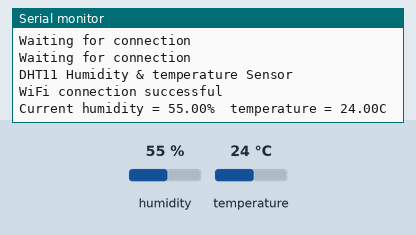
This sketch was run on a simulated ESP8266 (NodeMCU). Shown: the last lines printed to the serial monitor. The test bench sets the inputs (shaded band); at power-on: humidity 55 %, temperature 24 °C. WiFi joins after 1.5 s; servers stay silent unless stated.

Above: at 4.2 s.
4.3 s: humidity set to 22 %
At 8.7 s:
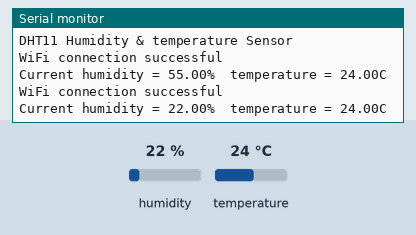
9.9 s: temperature set to 12 °C
At 13.4 s:
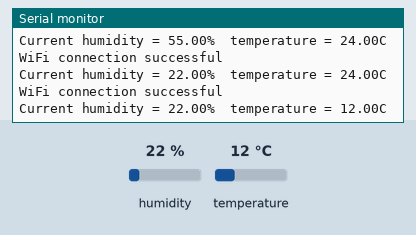
15.5 s: humidity set to 40 %
At 19.3 s:
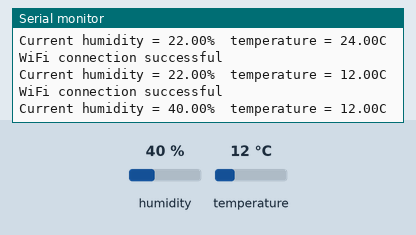
Timing chart, 0 to 20.8 s (numbered marks = the images above; inputs shaded):
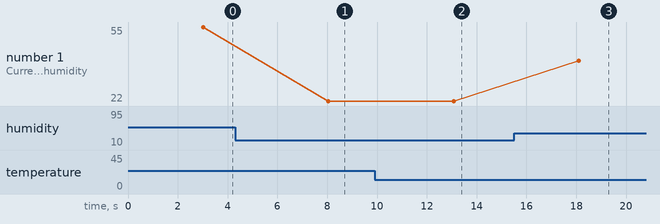

The sketch:

ESP8266_DHT11.ino
```cpp
#include <ESP8266WiFi.h>
#include <ESP8266HTTPClient.h>
#include "dht.h"
#define dht_apin 5 // GPIO 5 (D1)

dht DHT;

void setup(){
  Serial.begin(115200);
  WiFi.begin("WIFI_NAME", "WIFI_PASSWORD");   //WiFi connection
  while (WiFi.status() != WL_CONNECTED) {  //Wait for the WiFI connection completion
    delay(500);
    Serial.println("Waiting for connection");
  }
  delay(500);//Delay to let system boot
  Serial.println("DHT11 Humidity & temperature Sensor\n\n");
  delay(1000);//Wait before accessing Sensor

}

void loop(){
  if (WiFi.status() == WL_CONNECTED) { //Check WiFi connection status
    Serial.println("WiFi connection successful");
    // read from DHT11 if Wifi is connected
    DHT.read11(dht_apin);
    Serial.print("Current humidity = ");
    Serial.print(DHT.humidity);
    Serial.print("%  ");
    Serial.print("temperature = ");
    Serial.print(DHT.temperature);
    Serial.println("C  ");
    delay(5000);
  } else {
    Serial.println("Error in WiFi connection");
  }

}
```

Measured:
- after the input at 4.3 s, the serial monitor: prints a new line after 3.8 s (image 1)
- after the input at 9.9 s, the serial monitor: prints a new line after 3.2 s (image 2)
- after the input at 15.5 s, the serial monitor: prints a new line after 2.6 s (image 3)
- plotted number 1: 55 → 22 after the input at 4.3 s, 22 → 40 after the input at 15.5 s
